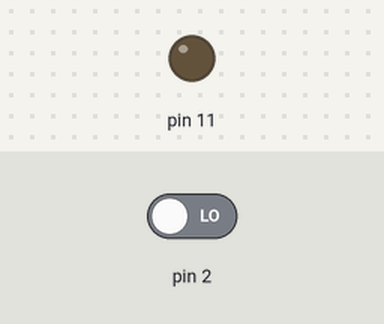
Simulated run of this sketch. Board: Arduino Uno, built with avr-gcc and run on an emulated ATmega328P. Shown: output pins drawn as LEDs (lit = HIGH). Inputs (shaded band) come from the test bench; at power-on: pin 2 LOW.

Above: at 1.2 s.
1.3 s: pin 2 driven HIGH
At 1.7 s:
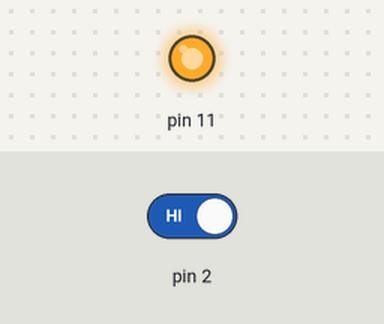
2.8 s: pin 2 driven LOW
At 4.1 s:
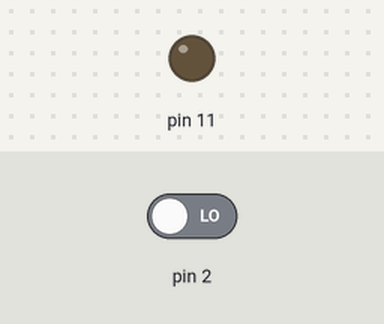
Timing chart, 0 to 5.8 s (numbered marks = the images above; inputs shaded):
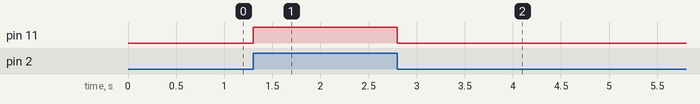

Measured:
- after the input at 1.3 s, pin 11: LOW → HIGH at once
- after the input at 2.8 s, pin 11: HIGH → LOW at once

The sketch:

01-30class-button.ino
```cpp
void setup() {
  // put your setup code here, to run once:

  pinMode(2, INPUT);
  pinMode(11,OUTPUT);
}

void loop() {
  // put your main code here, to run repeatedly:

  int button = digitalRead(2);
  digitalWrite(11,button);  //"button press" = LOW, "button release" = LOW
}
```
